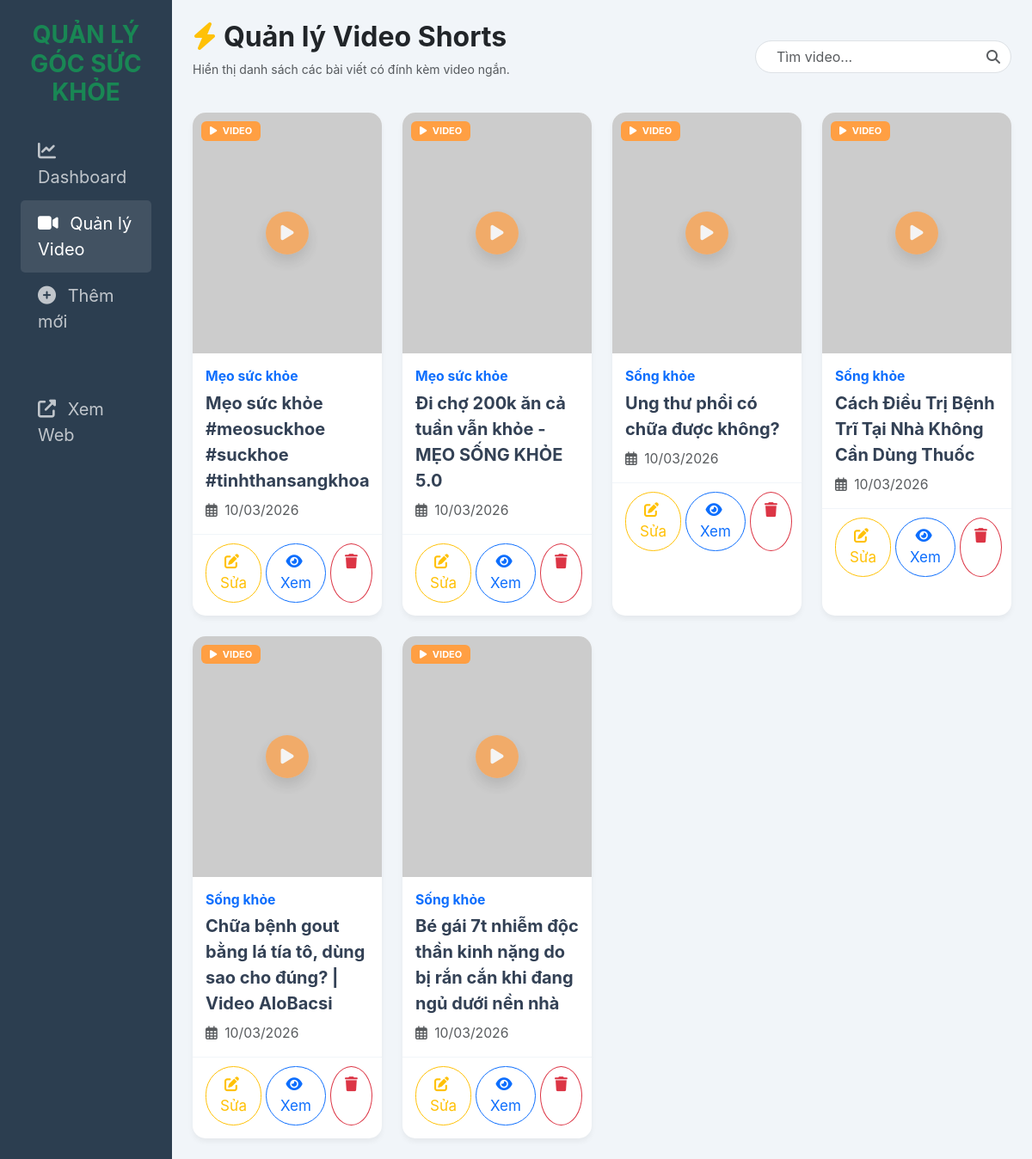
Screenshot of /manage_videos.php with the database file from the repository.
### tables this page shows
CREATE TABLE `posts` (
  `id` int(11) NOT NULL,
  `title` varchar(255) NOT NULL,
  `category` varchar(100) DEFAULT NULL,
  `summary` text DEFAULT NULL,
  `content` text DEFAULT NULL,
  `image_url` varchar(255) DEFAULT NULL,
  `video_url` varchar(255) DEFAULT NULL,
  `created_at` timestamp NOT NULL DEFAULT current_timestamp(),
  `video_type` varchar(20) DEFAULT 'long'
);

### manage_videos.php (the view, shortened to what this page needs)
<?php
require_once 'config/db.php';
$search = isset($_GET['search']) ? $conn->real_escape_string($_GET['search']) : '';
$where_clause = " WHERE video_url != '' ";
$sql = "SELECT * FROM posts $where_clause ORDER BY id DESC";
$res = $conn->query($sql);
?>
<!DOCTYPE html>
<html lang="vi">
<head>
    <link rel="stylesheet" href="https://cdn.jsdelivr.net/npm/bootstrap@5.3.0/dist/css/bootstrap.min.css">
    <link rel="stylesheet" href="https://cdnjs.cloudflare.com/ajax/libs/font-awesome/6.4.0/css/all.min.css">
  <link rel="stylesheet" href="css/manage_videos.css?v=<?= time() ?>">
</head>
<body>
<div class="container-fluid">
    <div class="row">
        <div class="col-md-2 d-none d-md-block sidebar p-4">
            <h4 class="text-center mb-4 fw-bold text-success">QUẢN LÝ GÓC SỨC KHỎE</h4>
            <ul class="nav flex-column mt-4">
                <li class="nav-item"><a href="admin.gocsk.php" class="nav-link"><i class="fas fa-chart-line me-2"></i> Dashboard</a></li>
                <li class="nav-item"><a href="manage_videos.php" class="nav-link active"><i class="fas fa-video me-2"></i> Quản lý Video</a></li>
                <li class="nav-item"><a href="add_post.php" class="nav-link"><i class="fas fa-plus-circle me-2"></i> Thêm mới</a></li>
                <li class="nav-item mt-5"><a href="index.php" class="nav-link"><i class="fas fa-external-link-alt me-2"></i> Xem Web</a></li>
            </ul>
        </div>
        <div class="col-md-10 p-4">
            <div class="d-flex justify-content-between align-items-center mb-4">
                <div>
                    <h3 class="fw-bold"><i class="fas fa-bolt text-warning me-2"></i>Quản lý Video Shorts</h3>
                    <p class="text-muted small">Hiển thị danh sách các bài viết có đính kèm video ngắn.</p>
                </div>
                <div class="d-flex gap-2">
                    <form class="position-relative">
                        <input type="text" name="search" class="form-control rounded-pill px-4" placeholder="Tìm video..." value="<?= htmlspecialchars($search) ?>">
                        <button type="submit" class="btn position-absolute end-0 top-0 text-muted"><i class="fas fa-search"></i></button>
                    </form>
                </div>
            </div>
            <div class="row g-4">
                <?php if($res && $res->num_rows > 0): ?>
                    <?php while($row = $res->fetch_assoc()): ?>
                    <div class="col-xl-3 col-lg-4 col-md-6">
                        <div class="video-manage-card">
                            <div class="video-thumbnail-wrapper">
                                <span class="video-badge"><i class="fas fa-play me-1"></i> VIDEO</span>
                                <div class="play-overlay shadow">
                                    <i class="fas fa-play"></i>
                                </div>
                            </div>
                            <div class="video-info">
                                <div class="text-primary small fw-bold mb-1"><?= $row['category'] ?></div>
                                <div class="video-title"><?= htmlspecialchars($row['title']) ?></div>
                                <div class="text-muted small mt-2">
                                    <i class="far fa-calendar-alt me-1"></i> <?= date('d/m/Y', strtotime($row['created_at'])) ?>
                                </div>
                            </div>
                            <div class="action-btns">
                                <a href="edit_post.php?id=<?= $row['id'] ?>" class="btn btn-sm btn-outline-warning flex-fill rounded-pill">
                                    <i class="fas fa-edit me-1"></i> Sửa
                                </a>
                                <a href="<?= $row['video_url'] ?>" target="_blank" class="btn btn-sm btn-outline-primary flex-fill rounded-pill">
                                    <i class="fas fa-eye me-1"></i> Xem
                                </a>
                                <a href="delete_post.php?id=<?= $row['id'] ?>" class="btn btn-sm btn-outline-danger rounded-circle" onclick="return confirm('Xóa video này?')">
                                    <i class="fas fa-trash"></i>
                                </a>
                            </div>
                        </div>
                    </div>
                    <?php endwhile; ?>
                <?php endif; ?>
            </div>
        </div>
    </div>
</div>
</body>
</html>

### manage_videos.css (style rules this page uses)
:root { --video-orange: #ff9f43; --dark-bg: #1e293b; }
body { background-color: #f1f5f9; font-family: 'Inter', sans-serif; }
.sidebar { background: #2c3e50; min-height: 100vh; color: white; position: sticky; top: 0; }
.nav-link { color: rgba(255,255,255,0.7); padding: 12px 20px; transition: 0.3s; }
.nav-link:hover, .nav-link.active { color: white; background: rgba(255,255,255,0.1); border-radius: 5px; }
.video-manage-card { background: white; border-radius: 15px; overflow: hidden; box-shadow: 0 4px 6px rgba(0,0,0,0.05); transition: 0.3s; border: none; height: 100%; }
.video-thumbnail-wrapper { position: relative; height: 280px; overflow: hidden; }
.play-overlay { position: absolute; top: 50%; left: 50%; transform: translate(-50%, -50%); background: rgba(255, 159, 67, 0.9); color: white; width: 50px; height: 50px; border-radius: 50%; display: flex; align-items: center; justify-content: center; font-size: 20px; opacity: 0.8; transition: 0.3s; }
.video-badge { position: absolute; top: 10px; left: 10px; background: var(--video-orange); color: white; padding: 3px 10px; border-radius: 6px; font-size: 11px; font-weight: bold; }
.video-info { padding: 15px; }
.video-title { font-size: 0.95rem; font-weight: 700; color: #334155; height: 40px; overflow: hidden; line-height: 1.4; }
.action-btns { display: flex; gap: 5px; padding: 10px 15px 15px; border-top: 1px solid #f1f5f9; }
.sidebar h4 { font-size:28px; }
.nav-link { font-size:20px; }
.nav-link i { font-size:21px; }
h3 { font-size:32px; font-weight:700; }
.video-title { font-size:20px; font-weight:700; line-height:1.5; height:auto; }
.video-info { font-size:18px; }
.action-btns .btn { font-size:17px; padding:8px 16px; }

### rows the page displays
posts: category "Mẹo sức khỏe", title "Mẹo sức khỏe #meosuckhoe #suckhoe…", created_at "10/03/2026"
posts: category "Mẹo sức khỏe", title "Đi chợ 200k ăn cả tuần vẫn khỏe - MẸO SỐNG KHỎE 5.0", created_at "10/03/2026"
posts: category "Sống khỏe", title "Ung thư phổi có chữa được không?", created_at "10/03/2026"
posts: category "Sống khỏe", title "Cách Điều Trị Bệnh Trĩ Tại Nhà Không Cần Dùng Thuốc", created_at "10/03/2026"
posts: category "Sống khỏe", title "Chữa bệnh gout bằng lá tía tô, dùng sao cho đúng? | Video AloBacsi", created_at "10/03/2026"
posts: category "Sống khỏe", title "Bé gái 7t nhiễm độc thần kinh nặng do bị rắn cắn khi đang ngủ dưới nền nhà", created_at "10/03/2026"
